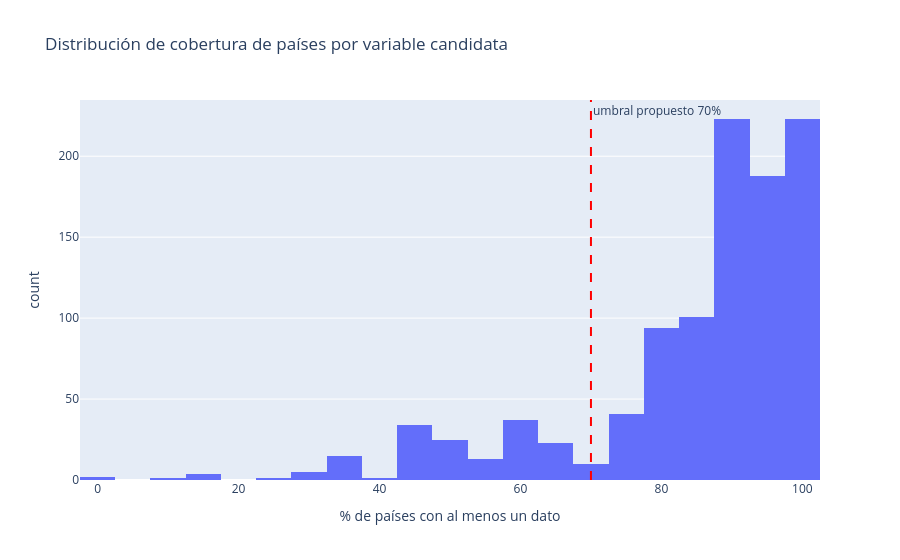
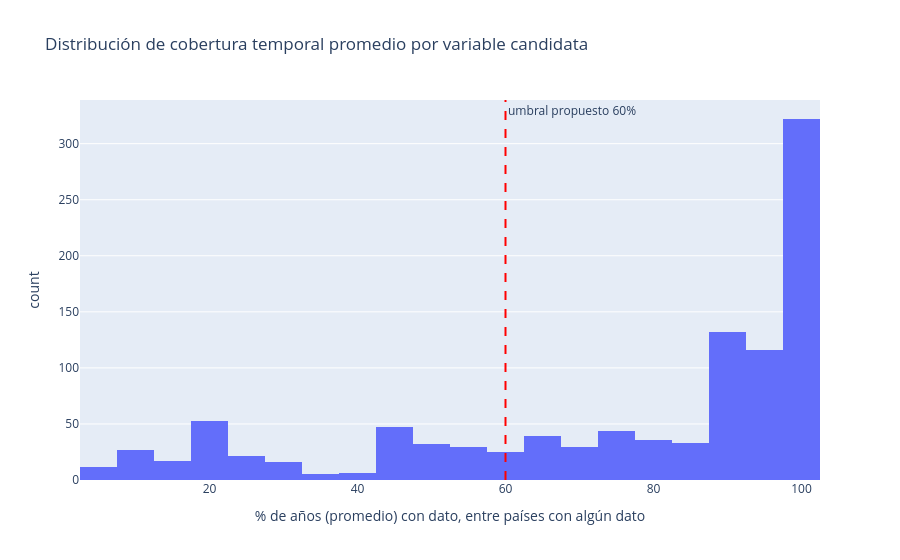

These figures' notebook cell, in order:
### Markdown cell above
### Distribución de cobertura

Objetivo: visualizar cómo se distribuyen pct_paises y pct_anios_promedio entre las ~1.051 variables candidatas, antes de fijar ningún umbral.

Justificación metodológica: un histograma permite ver si existe un "codo" natural (un grupo claramente bien cubierto separado de uno mal cubierto) o si la cobertura es un continuo sin quiebres.

Resultado esperado: dos histogramas (uno por métrica), con líneas verticales marcando el umbral de partida (70% / 60%) como referencia visual, no como resultado ya decidido.

### Code cell
import plotly.express as px
import plotly.graph_objects as go

fig_hist_paises = px.histogram(
    df_disponibilidad_variables, x="pct_paises", nbins=40,
    title="Distribución de cobertura de países por variable candidata",
    labels={"pct_paises": "% de países con al menos un dato"}
)
fig_hist_paises.add_vline(x=70, line_dash="dash", line_color="red",
                           annotation_text="umbral propuesto 70%")
fig_hist_paises.show()

fig_hist_anios = px.histogram(
    df_disponibilidad_variables, x="pct_anios_promedio", nbins=40,
    title="Distribución de cobertura temporal promedio por variable candidata",
    labels={"pct_anios_promedio": "% de años (promedio) con dato, entre países con algún dato"}
)
fig_hist_anios.add_vline(x=60, line_dash="dash", line_color="red",
                          annotation_text="umbral propuesto 60%")
fig_hist_anios.show()

### Figure 1 — Plotly figure (JSON) as saved in the notebook; plotly's stock layout.template omitted (floating-point values rounded to 4 significant figures; data arrays with more than 128 entries replaced by an {"elided": "..."} marker saying what was removed)
{"data": [{"bingroup": "x", "hovertemplate": "% de países con al menos un dato=%{x}<br>count=%{y}<extra></extra>", "legendgroup": "", "marker": {"color": "#636efa", "pattern": {"shape": ""}}, "name": "", "nbinsx": 40, "orientation": "v", "showlegend": false, "type": "histogram", "x": {"elided": "1041 float values"}, "xaxis": "x", "yaxis": "y"}], "layout": {"annotations": [{"showarrow": false, "text": "umbral propuesto 70%", "x": 70, "xanchor": "left", "xref": "x", "y": 1, "yanchor": "top", "yref": "y domain"}], "barmode": "relative", "legend": {"tracegroupgap": 0}, "shapes": [{"line": {"color": "red", "dash": "dash"}, "type": "line", "x0": 70, "x1": 70, "xref": "x", "y0": 0, "y1": 1, "yref": "y domain"}], "title": {"text": "Distribución de cobertura de países por variable candidata"}, "xaxis": {"anchor": "y", "domain": [0, 1], "title": {"text": "% de países con al menos un dato"}}, "yaxis": {"anchor": "x", "domain": [0, 1], "title": {"text": "count"}}}}

### Figure 2 — Plotly figure (JSON) as saved in the notebook; plotly's stock layout.template omitted (floating-point values rounded to 4 significant figures; data arrays with more than 128 entries replaced by an {"elided": "..."} marker saying what was removed)
{"data": [{"bingroup": "x", "hovertemplate": "% de años (promedio) con dato, entre países con algún dato=%{x}<br>count=%{y}<extra></extra>", "legendgroup": "", "marker": {"color": "#636efa", "pattern": {"shape": ""}}, "name": "", "nbinsx": 40, "orientation": "v", "showlegend": false, "type": "histogram", "x": {"elided": "1041 float values"}, "xaxis": "x", "yaxis": "y"}], "layout": {"annotations": [{"showarrow": false, "text": "umbral propuesto 60%", "x": 60, "xanchor": "left", "xref": "x", "y": 1, "yanchor": "top", "yref": "y domain"}], "barmode": "relative", "legend": {"tracegroupgap": 0}, "shapes": [{"line": {"color": "red", "dash": "dash"}, "type": "line", "x0": 60, "x1": 60, "xref": "x", "y0": 0, "y1": 1, "yref": "y domain"}], "title": {"text": "Distribución de cobertura temporal promedio por variable candidata"}, "xaxis": {"anchor": "y", "domain": [0, 1], "title": {"text": "% de años (promedio) con dato, entre países con algún dato"}}, "yaxis": {"anchor": "x", "domain": [0, 1], "title": {"text": "count"}}}}
